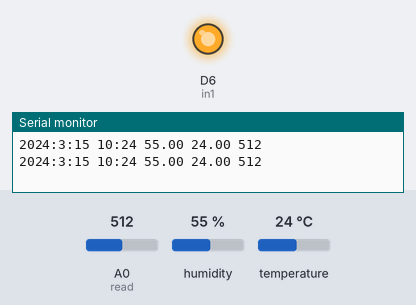
Recording of a sketch running on a simulated Arduino Zero (SAMD21). On the bench: output pins drawn as LEDs (lit = HIGH), the last lines printed to the serial monitor. The inputs (shaded band) are chosen by the test bench; at power-on: A0 (read) = 512, humidity 55 %, temperature 24 °C. The local clock reads 2024-03-15 10:24:30 at power-on unless the sketch sets it.

Above: at 2.3 s.
2.4 s: A0 (read) set to 482
At 4.1 s:
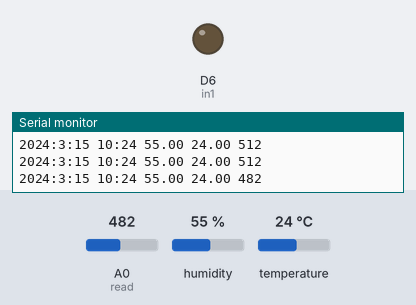
4.5 s: A0 (read) set to 510
At 6.7 s:
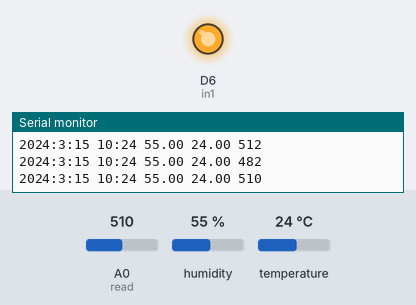
7.0 s: A0 (read) set to 490
At 8.1 s:
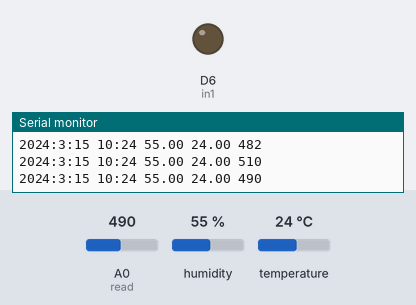
Timing chart, 0 to 10.0 s (numbered marks = the images above; inputs shaded):
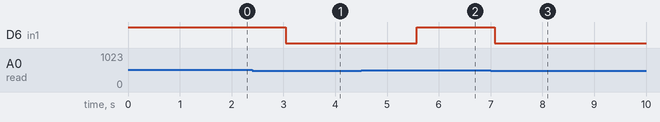

Measured:
- the behaviour switches between 500 and 499 on A0 (read) (found by bisection; images 0 and 1)
- after the input at 2.4 s, D6 (in1): HIGH → LOW after 0.65 s
- after the input at 4.5 s, D6 (in1): LOW → HIGH after 1.1 s
- after the input at 7.0 s, D6 (in1): HIGH → LOW after 0.08 s

The sketch:

arduino.ino
```cpp
#include "DHT.h"
#include <Wire.h>
#include "DS3231.h"

RTClib RTC;

#define DHTPIN 3
#define DHTTYPE DHT11   // DHT 11

DHT dht(DHTPIN, DHTTYPE);

#if defined(ARDUINO_ARCH_AVR)
#define SERIAL  Serial

#elif defined(ARDUINO_ARCH_SAMD) ||  defined(ARDUINO_ARCH_SAM)
#define SERIAL  SerialUSB
#else
#define SERIAL  Serial
#endif

DS3231 Clock;
int in1 = 6;
const int read = A0;   // Sensor AO pin to Arduino pin A0
int value;             // Variable to store the incomming data


void setup()
{

    SERIAL.begin(115200);
    Wire.begin();
    pinMode(in1, OUTPUT);
    digitalWrite(in1, HIGH);

    dht.begin();
}

void loop()
{
    float temp_hum_val[2] = {0};
    DateTime now = RTC.now();
    value = analogRead(read);

    if(!dht.readTempAndHumidity(temp_hum_val)){
    Serial.print(now.year(), DEC);
    Serial.print(':');
    Serial.print(now.month(), DEC);
    Serial.print(':');
    Serial.print(now.day(), DEC);
    Serial.print(' ');
    Serial.print(now.hour(), DEC);
    Serial.print(':');
    Serial.print(now.minute(), DEC);
    SERIAL.print(" ");

    SERIAL.print(temp_hum_val[0]);
    SERIAL.print(" ");
    SERIAL.print(temp_hum_val[1]);
    SERIAL.print(" ");

    Serial.print(value);
    Serial.println();

    if(value<500){
      digitalWrite(in1, LOW);
      delay(1000);
      }

    else{
      digitalWrite(in1, HIGH);
      }

    }
    else{
       SERIAL.println("Failed to get temprature and humidity value.");
    }

   delay(1500);
}
```
